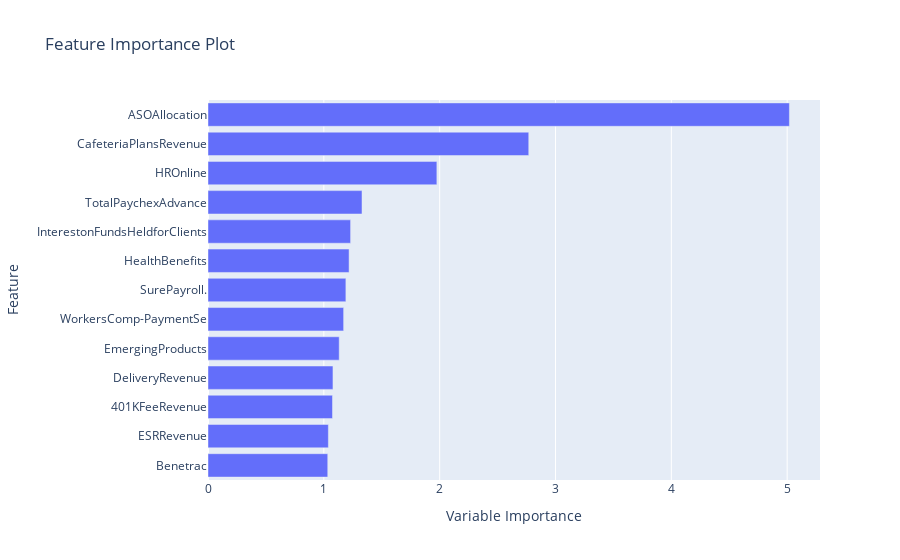

The notebook cell saved with this chart:
### Code cell
# Feature Importance Plot - This is the out of box pycaret plot
#plot_model(best, plot = 'feature')

# plot the most important features
fig = px.bar(features.sort_values('Variable Importance', ascending=True),
             x='Variable Importance',
             y='Feature',
             orientation='h',
             title='Feature Importance Plot')
fig.show()

### Figure 1 — Plotly figure (JSON) as saved in the notebook; plotly's stock layout.template omitted (floating-point values rounded to 4 significant figures)
{"data": [{"alignmentgroup": "True", "hovertemplate": "Variable Importance=%{x}<br>Feature=%{y}<extra></extra>", "legendgroup": "", "marker": {"color": "#636efa", "pattern": {"shape": ""}}, "name": "", "offsetgroup": "", "orientation": "h", "showlegend": false, "textposition": "auto", "type": "bar", "x": [1.034, 1.039, 1.075, 1.079, 1.133, 1.171, 1.19, 1.218, 1.231, 1.33, 1.976, 2.769, 5.019], "xaxis": "x", "y": ["Benetrac", "ESRRevenue", "401KFeeRevenue", "DeliveryRevenue", "EmergingProducts", "WorkersComp-PaymentSe", "SurePayroll.", "HealthBenefits", "InterestonFundsHeldforClients", "TotalPaychexAdvance", "HROnline", "CafeteriaPlansRevenue", "ASOAllocation"], "yaxis": "y"}], "layout": {"autosize": true, "barmode": "relative", "legend": {"tracegroupgap": 0}, "title": {"text": "Feature Importance Plot"}, "xaxis": {"anchor": "y", "autorange": true, "domain": [0, 1], "range": [0, 5.283], "title": {"text": "Variable Importance"}, "type": "linear"}, "yaxis": {"anchor": "x", "autorange": true, "domain": [0, 1], "range": [-0.5, 12.5], "title": {"text": "Feature"}, "type": "category"}}}
